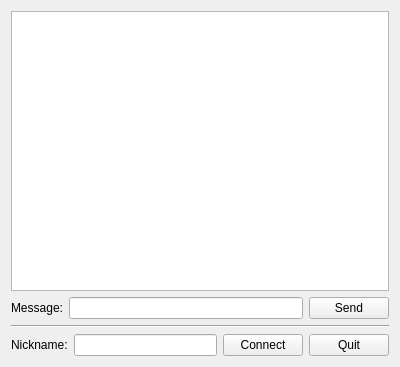
<?xml version="1.0" encoding="UTF-8"?>
<ui version="4.0">
 <class>Widget</class>
 <widget class="QWidget" name="Widget">
  <property name="geometry">
   <rect>
    <x>0</x>
    <y>0</y>
    <width>400</width>
    <height>367</height>
   </rect>
  </property>
  <property name="windowTitle">
   <string>ChatClient</string>
  </property>
  <layout class="QVBoxLayout" name="verticalLayout_2">
   <item>
    <layout class="QVBoxLayout" name="verticalLayout">
     <item>
      <widget class="QListWidget" name="listWidget"/>
     </item>
     <item>
      <layout class="QHBoxLayout" name="horizontalLayout_2">
       <item>
        <widget class="QLabel" name="label_2">
         <property name="text">
          <string>Message:</string>
         </property>
        </widget>
       </item>
       <item>
        <widget class="QLineEdit" name="txtMessage"/>
       </item>
       <item>
        <widget class="QPushButton" name="btnSend">
         <property name="text">
          <string>Send</string>
         </property>
        </widget>
       </item>
      </layout>
     </item>
     <item>
      <widget class="Line" name="line">
       <property name="orientation">
        <enum>Qt::Horizontal</enum>
       </property>
      </widget>
     </item>
     <item>
      <layout class="QHBoxLayout" name="horizontalLayout">
       <item>
        <widget class="QLabel" name="label">
         <property name="text">
          <string>Nickname:</string>
         </property>
        </widget>
       </item>
       <item>
        <widget class="QLineEdit" name="txtNickname"/>
       </item>
       <item>
        <widget class="QPushButton" name="btnConnect">
         <property name="text">
          <string>Connect</string>
         </property>
        </widget>
       </item>
       <item>
        <widget class="QPushButton" name="btnQuit">
         <property name="text">
          <string>Quit</string>
         </property>
        </widget>
       </item>
      </layout>
     </item>
    </layout>
   </item>
  </layout>
 </widget>
 <layoutdefault spacing="6" margin="11"/>
 <resources/>
 <connections>
  <connection>
   <sender>btnQuit</sender>
   <signal>clicked()</signal>
   <receiver>Widget</receiver>
   <slot>close()</slot>
   <hints>
    <hint type="sourcelabel">
     <x>267</x>
     <y>315</y>
    </hint>
    <hint type="destinationlabel">
     <x>378</x>
     <y>281</y>
    </hint>
   </hints>
  </connection>
 </connections>
</ui>
